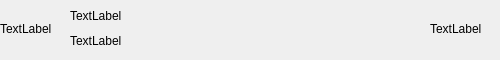
<?xml version="1.0" encoding="UTF-8"?>
<ui version="4.0">
 <class>SongEntry</class>
 <widget class="QWidget" name="SongEntry">
  <property name="geometry">
   <rect>
    <x>0</x>
    <y>0</y>
    <width>500</width>
    <height>60</height>
   </rect>
  </property>
  <property name="windowTitle">
   <string>Form</string>
  </property>
  <widget class="QLabel" name="index">
   <property name="geometry">
    <rect>
     <x>0</x>
     <y>20</y>
     <width>58</width>
     <height>18</height>
    </rect>
   </property>
   <property name="text">
    <string>TextLabel</string>
   </property>
  </widget>
  <widget class="QWidget" name="verticalLayoutWidget">
   <property name="geometry">
    <rect>
     <x>70</x>
     <y>6</y>
     <width>351</width>
     <height>44</height>
    </rect>
   </property>
   <layout class="QVBoxLayout" name="verticalLayout">
    <property name="leftMargin">
     <number>0</number>
    </property>
    <item>
     <widget class="QLabel" name="songName">
      <property name="text">
       <string>TextLabel</string>
      </property>
     </widget>
    </item>
    <item>
     <widget class="QLabel" name="artist">
      <property name="text">
       <string>TextLabel</string>
      </property>
     </widget>
    </item>
   </layout>
  </widget>
  <widget class="QLabel" name="duration">
   <property name="geometry">
    <rect>
     <x>430</x>
     <y>20</y>
     <width>58</width>
     <height>18</height>
    </rect>
   </property>
   <property name="text">
    <string>TextLabel</string>
   </property>
  </widget>
 </widget>
 <resources/>
 <connections/>
</ui>
